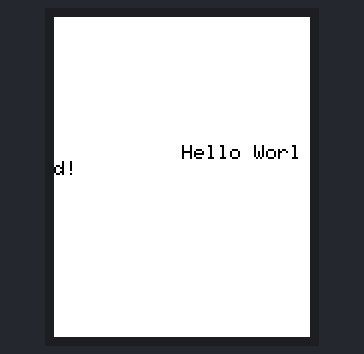
This sketch was run on a simulated Arduino Uno, built with avr-gcc and run on an emulated ATmega328P. Parts: 160×128 colour display.

Above: at 0.2 s.
At 50.3 s:
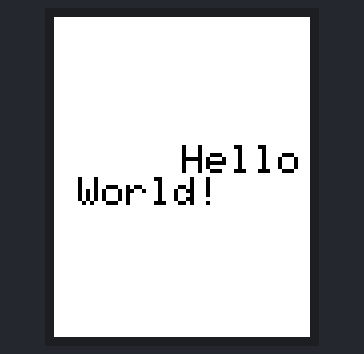
At 120.5 s:
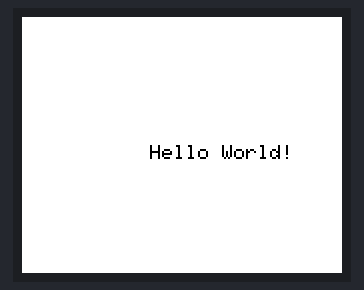

Measured:
- what the display in image 1 shows lasts 10.0 s, from 50.3 s to 60.3 s

The sketch:

ST7735R_test.ino
```cpp
/*
This code is used to test the ST7735R TFT LCD
the function is to display text incrementing in size
in continous loop
*/

// Adafruit graphical library
#include <Adafruit_GFX.h>
// Adafruit hardware library
#include <Adafruit_ST7735.h>
// SPI library
#include <SPI.h>


/* Reset is set to -1 so that when the controller is reset
so is the display*/
#define TFT_RST -1
#define TFT_DC 8
#define TFT_CS 10

Adafruit_ST7735 tft = Adafruit_ST7735(TFT_CS, TFT_DC, TFT_RST);

// Variable to store the string displayed
String txt = "Hello World!";
// Variable to increment the text size and manipulate the rotation
int txtSize = 1;
void setup() {
// display initialization with a white background
tft.initR(INITR_BLACKTAB);
// writing the complete display to white
tft.fillScreen(ST7735_WHITE);
// initializing the rotation of the display in this case landscape
tft.setRotation(0);

}

void loop() {

  if(txtSize == 3){txtSize = 1;}

  outputTxt(txt,txtSize);

  // delaying 10,000 milli seconds which accumulates to 10 seconds
  delay(10000);

  txtSize ++;
  tft.fillScreen(ST7735_WHITE);
  tft.setRotation(txtSize);

}

void outputTxt(String txt,int txtSize){
  tft.setCursor(64,64);
  tft.setTextColor(ST7735_BLACK);
  tft.setTextWrap(true);
  tft.setTextSize(txtSize);
  tft.print(txt);
  }
```
